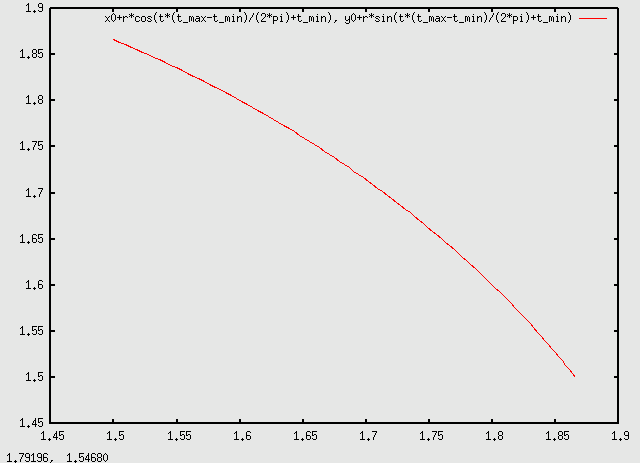

gnuplot code for this plot:
set parametric

# Centre
x0=1
y0=1

# Rayon
r=1

t_min=pi/180*30 # angle de depart
t_max=pi/180*60 # angle d'arrivee

set trange [0:2*pi]
plot x0+r*cos(t*(t_max-t_min)/(2*pi)+t_min),y0+r*sin(t*(t_max-t_min)/(2*pi)+t_min)
